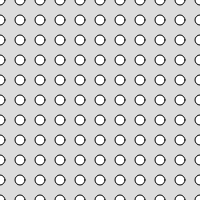
Frame 1 (no input)
Frame 60 (no input): identical to frame 1, image omitted
Frame 120 (the mouse pressed at the canvas centre since frame 60): identical to frame 1, image omitted

The p5.js sketch that drew this single still picture (run headless with seeded random() and noise() and a simulated clock; from frame 60 on, the mouse is pressed at the canvas centre):

// p5.js sketch
// ── sketch.js
function setup() {
  createCanvas(200, 200);
}

function draw() {
  background(220);
  
  
  for (var i = 0; i <= width; i = i + 20) {
    for (var e = 0; e <= height; e = e + 20) {
      ellipse (i, e, 10, 10);
    }
  }
}
